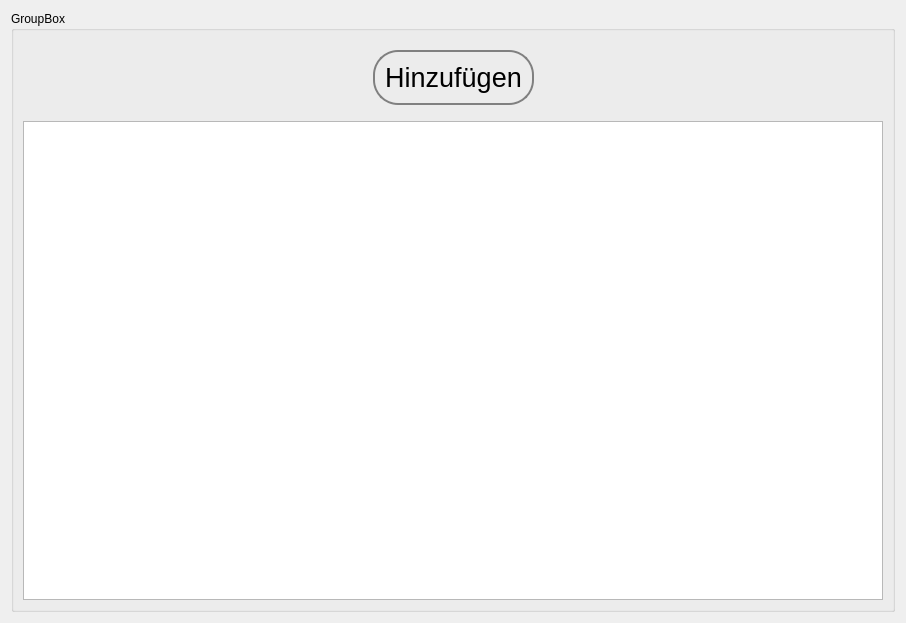
<?xml version="1.0" encoding="UTF-8"?>
<ui version="4.0">
 <class>Form</class>
 <widget class="QWidget" name="Form">
  <property name="geometry">
   <rect>
    <x>0</x>
    <y>0</y>
    <width>906</width>
    <height>623</height>
   </rect>
  </property>
  <property name="windowTitle">
   <string>Form</string>
  </property>
  <layout class="QGridLayout" name="gridLayout_2">
   <item row="0" column="0">
    <layout class="QVBoxLayout" name="verticalLayout">
     <item>
      <widget class="QGroupBox" name="lfbArrayGroup">
       <property name="title">
        <string>GroupBox</string>
       </property>
       <layout class="QGridLayout" name="gridLayout">
        <item row="0" column="0">
         <layout class="QVBoxLayout" name="verticalLayout_2">
          <item>
           <layout class="QGridLayout" name="lfbArrayInput"/>
          </item>
          <item>
           <layout class="QHBoxLayout" name="horizontalLayout_5">
            <item>
             <spacer name="horizontalSpacer">
              <property name="orientation">
               <enum>Qt::Horizontal</enum>
              </property>
              <property name="sizeHint" stdset="0">
               <size>
                <width>40</width>
                <height>20</height>
               </size>
              </property>
             </spacer>
            </item>
            <item>
             <widget class="QPushButton" name="lfbAddBtn">
              <property name="font">
               <font>
                <pointsize>20</pointsize>
               </font>
              </property>
              <property name="styleSheet">
               <string notr="true">QPushButton{
	border: 2px solid gray;
	border-radius: 25px;
	padding:10px;
	margin: 10px;
}</string>
              </property>
              <property name="text">
               <string>Hinzufügen</string>
              </property>
             </widget>
            </item>
            <item>
             <spacer name="horizontalSpacer_2">
              <property name="orientation">
               <enum>Qt::Horizontal</enum>
              </property>
              <property name="sizeHint" stdset="0">
               <size>
                <width>40</width>
                <height>20</height>
               </size>
              </property>
             </spacer>
            </item>
           </layout>
          </item>
          <item>
           <widget class="QTableWidget" name="lfbArrayOutput"/>
          </item>
         </layout>
        </item>
       </layout>
      </widget>
     </item>
    </layout>
   </item>
  </layout>
 </widget>
 <resources/>
 <connections/>
</ui>
